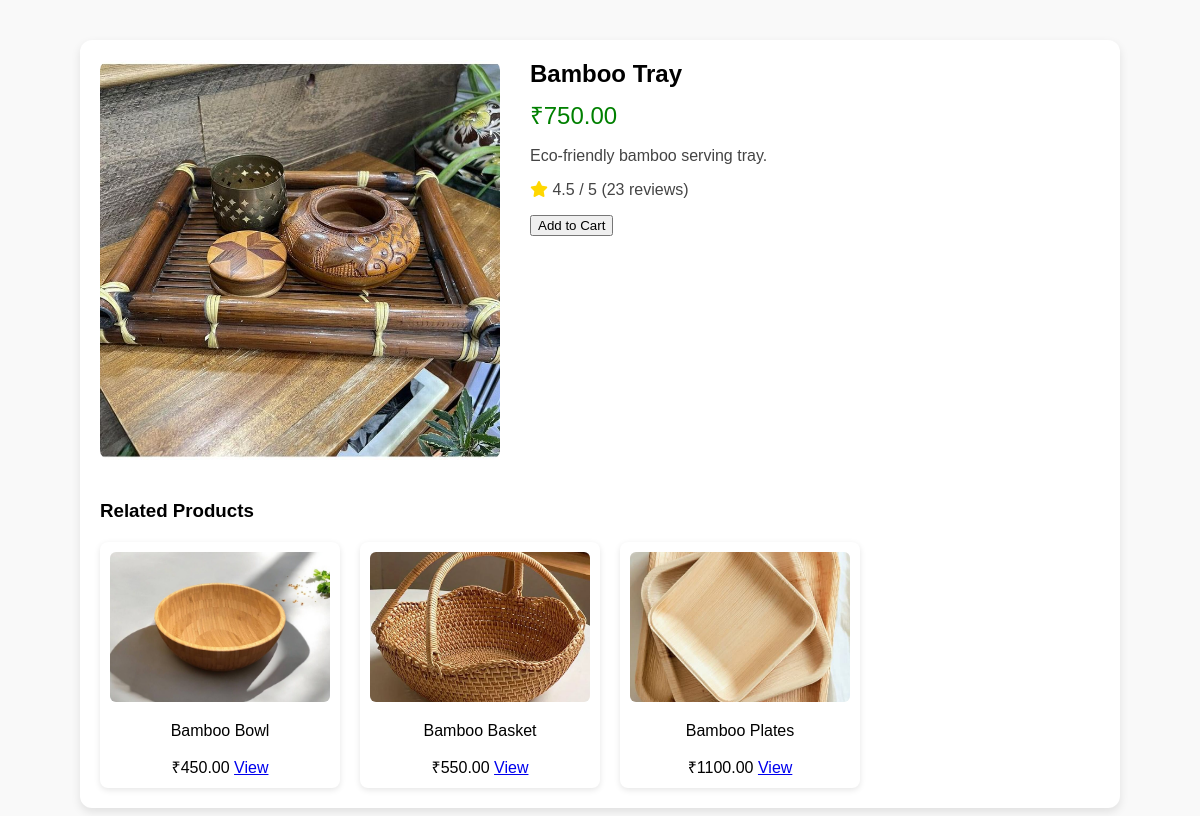
/prod_det.php?id=1, run on the app's committed database.
### tables this page shows
CREATE TABLE `products` (
  `product_id` int(11) NOT NULL,
  `name` varchar(100) NOT NULL,
  `description` text DEFAULT NULL,
  `price` decimal(10,2) NOT NULL,
  `image` varchar(255) DEFAULT NULL,
  `category` varchar(50) NOT NULL,
  `long_description` text DEFAULT NULL
);

### prod_det.php (the view, shortened to what this page needs)
<?php
include("db_connect.php");
$product_id = intval($_GET['id']);
$stmt = $conn->prepare("SELECT * FROM products WHERE product_id = ?");
$stmt->bind_param("i", $product_id);
$stmt->execute();
$product = $stmt->get_result()->fetch_assoc();
$relatedStmt = $conn->prepare("SELECT * FROM products WHERE category = ? AND product_id != ? LIMIT 4");
$relatedStmt->bind_param("si", $product['category'], $product_id);
$relatedStmt->execute();
$related = $relatedStmt->get_result();
?>
<!DOCTYPE html>
<html lang="en">
<head>
<link rel="stylesheet" href="https://cdnjs.cloudflare.com/ajax/libs/font-awesome/6.5.0/css/all.min.css"/>
</head>
<body>
<div class="container">
    <div class="product-detail">
<?php $imgPath = "images/" . basename($product['image']); ?>
<img src="<?php echo $imgPath; ?>" alt="<?php echo $product['name']; ?>">
        <div class="info">
            <h2><?php echo $product['name']; ?></h2>
            <div class="price">₹<?php echo $product['price']; ?></div>
            <p><?php echo $product['description']; ?></p>
            <div class="reviews">
                <p><i class="fa fa-star" style="color:gold;"></i> 4.5 / 5 (23 reviews)</p>
            </div>
            <form method="POST" action="cart.php">
                <button type="submit">Add to Cart</button>
            </form>
        </div>
    </div>
    <div class="related">
        <h3>Related Products</h3>
        <div class="related-products">
            <?php while ($rel = $related->fetch_assoc()): ?>
                <div class="card">
<?php $relImgPath = "images/" . basename($rel['image']); ?>
<img src="<?php echo $relImgPath; ?>" alt="<?php echo $rel['name']; ?>">
                    <p><?php echo $rel['name']; ?></p>
                    <span>₹<?php echo $rel['price']; ?></span>
                    <a href="product_detail.php?id=<?php echo $rel['product_id']; ?>">View</a>
                </div>
            <?php endwhile; ?>
        </div>
    </div>
</div>
</body>
</html>

### prod_det.php (style rules this page uses)
body { font-family: Arial, sans-serif; margin: 0; background: #f9f9f9; }
.container { max-width: 1000px; margin: 40px auto; padding: 20px; background: #fff; border-radius: 12px; box-shadow: 0 4px 10px rgba(0,0,0,0.1); }
.product-detail { display: flex; gap: 30px; }
.product-detail img { width: 400px; height: auto; border-radius: 10px; }
.info { flex: 1; }
.info h2 { margin: 0 0 10px; }
.info .price { font-size: 24px; color: green; margin: 10px 0; }
.info p { font-size: 16px; color: #444; }
.related { margin-top: 40px; }
.related h3 { margin-bottom: 20px; }
.related-products { display: flex; gap: 20px; flex-wrap: wrap; }
.related-products .card { width: 220px; background: #fff; border-radius: 8px; box-shadow: 0 2px 6px rgba(0,0,0,0.1); padding: 10px; text-align: center; }
.related-products img { width: 100%; height: 150px; object-fit: cover; border-radius: 6px; }

### data on the page
products: image (picture), name "Bamboo Tray", price "750.00", description "Eco-friendly bamboo serving tray."
products: image (picture), name "Bamboo Bowl", price "450.00"
products: image (picture), name "Bamboo Basket", price "550.00"
products: image (picture), name "Bamboo Plates", price "1100.00"
